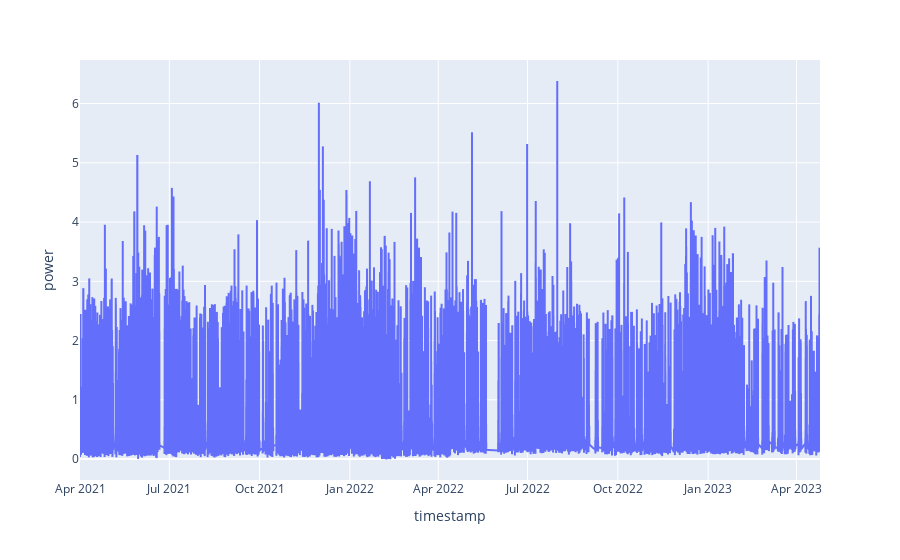

Notebook cell for this chart:
### Code cell
px.line(df_clean, y='power')

### Figure 1 — Plotly figure (JSON) as saved in the notebook; plotly's stock layout.template omitted (floating-point values rounded to 4 significant figures; data arrays with more than 128 entries replaced by an {"elided": "..."} marker saying what was removed)
{"data": [{"hovertemplate": "timestamp=%{x}<br>power=%{y}<extra></extra>", "legendgroup": "", "line": {"color": "#636efa", "dash": "solid"}, "marker": {"symbol": "circle"}, "mode": "lines", "name": "", "showlegend": false, "type": "scattergl", "x": {"elided": "57859 str values"}, "xaxis": "x", "y": {"elided": "57859 float values"}, "yaxis": "y"}], "layout": {"legend": {"tracegroupgap": 0}, "margin": {"t": 60}, "xaxis": {"anchor": "y", "domain": [0, 1], "title": {"text": "timestamp"}}, "yaxis": {"anchor": "x", "domain": [0, 1], "title": {"text": "power"}}}}
